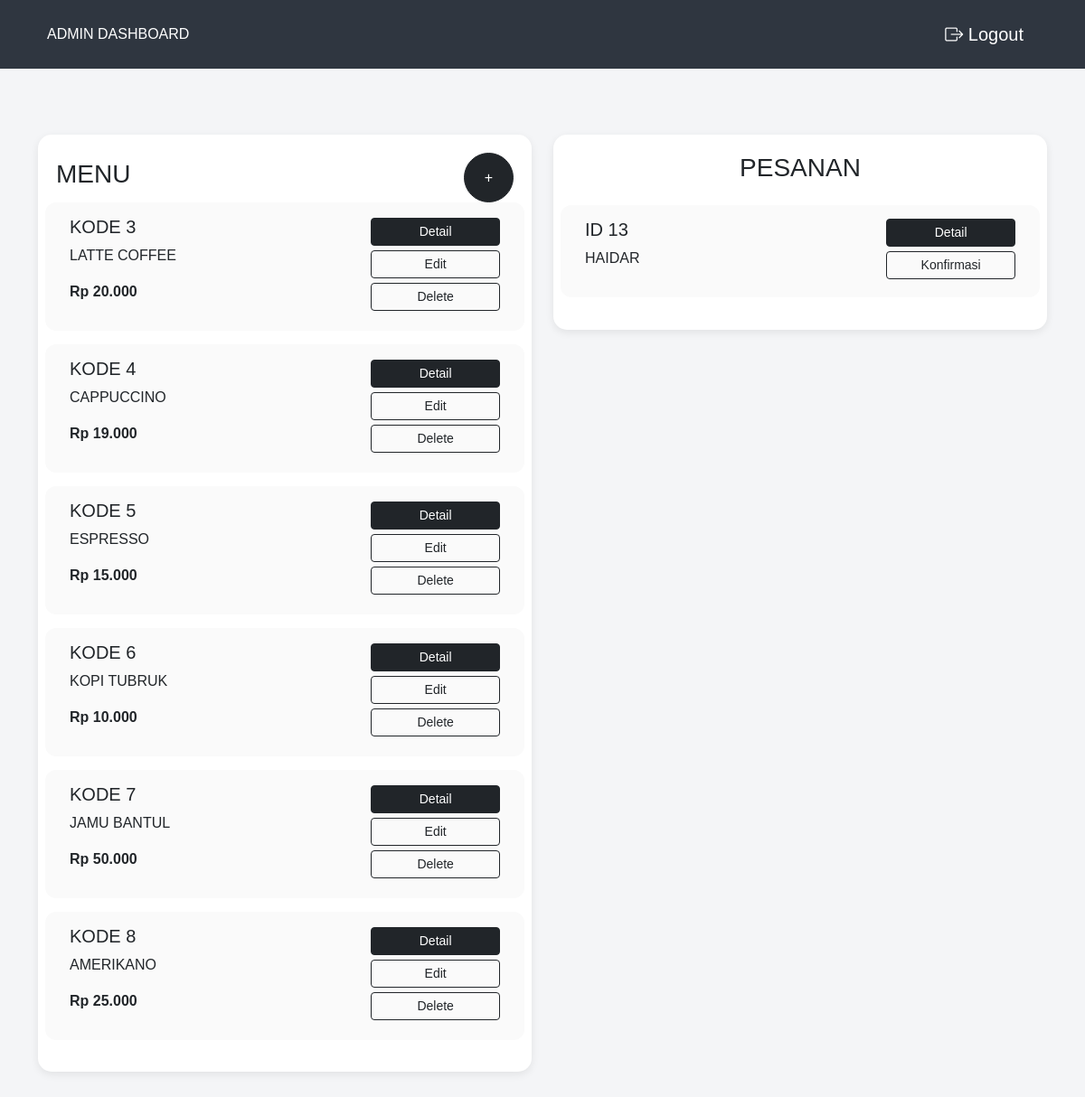
The page /admin/index.php (signed in) on the database its author committed.
### tables this page shows
CREATE TABLE `menu` (
  `idm` int(2) NOT NULL,
  `catalog` varchar(30) NOT NULL,
  `harga` varchar(30) NOT NULL,
  `keterangan` varchar(200) DEFAULT NULL
);

CREATE TABLE `pemesanan` (
  `id` int(5) NOT NULL,
  `namap` varchar(30) NOT NULL,
  `jumlah` int(2) NOT NULL,
  `catatan` varchar(100) DEFAULT NULL,
  `idm` int(11) NOT NULL,
  `status` enum('Pending','Selesai') DEFAULT 'Pending'
);

### admin/index.php (the view, shortened to what this page needs)
<?php
require_once __DIR__ . '/koneksi.php';
$menu = mysqli_query($konek, "SELECT * FROM menu");
$pesanan = mysqli_query($konek, "SELECT * FROM pemesanan WHERE status = 'Pending' ORDER BY id DESC");
?>
<!DOCTYPE html>
<html lang="id">
<head>
    <link href="https://cdn.jsdelivr.net/npm/bootstrap@5.3.3/dist/css/bootstrap.min.css" rel="stylesheet">
    <link rel="stylesheet" href="https://cdn.jsdelivr.net/npm/bootstrap-icons@1.11.3/font/bootstrap-icons.min.css">
    <link rel="stylesheet" href="style.css">
</head>
<body>
    <nav class="navbar navbar-expand-lg navbar-custom">
        <div class="container-fluid">
            <span class="text-white">ADMIN DASHBOARD</span>
            <a href="logout.php" class="navbar-brand text-white">
                <i class="bi bi-box-arrow-right"></i>
                Logout
            </a>
        </div>
    </nav>
    <div class="container my-5">
        <div class="row">
            <div class="col-md-6">
                <div class="box">
                    <div class="menu-title">
                        <h3>MENU</h3>
                        <a href="tambah_menu.php">
                            <button class="btn btn-dark btn-add">+</button>
                        </a>
                    </div>
                    <?php while ($row = mysqli_fetch_assoc($menu)) { ?>
                        <div class="row catalog-item align-items-center">
                            <div class="col-md-8">
                                <h5>KODE <?= $row['idm']; ?></h5>
                                <p><?= strtoupper($row['catalog']); ?></p>
                                <p class="price">Rp <?= number_format($row['harga'], 0, ',', '.'); ?></p>
                            </div>
                            <div class="col-md-4 action-btns">
                                <a href="detail_menu.php?id=<?= $row['idm']; ?>" class="btn btn-dark btn-sm">Detail</a>
                                <a href="edit_menu.php?id=<?= $row['idm']; ?>" class="btn btn-outline-dark btn-sm">Edit</a>
                                <a href="hapus_menu.php?id=<?= $row['idm']; ?>" class="btn btn-outline-dark btn-sm" onclick="return confirm('Yakin ingin menghapus data?')">Delete</a>
                            </div>
                        </div>
                    <?php } ?>
                </div>
            </div>
            <div class="col-md-6">
                <div class="box">
                    <h3 class="text-center mb-4">PESANAN</h3>
                    <?php if (mysqli_num_rows($pesanan) > 0) { ?>
                        <?php while ($row_pesanan = mysqli_fetch_assoc($pesanan)) { ?>
                            <div class="row order-item align-items-center mb-3">
                                <div class="col-md-8">
                                    <h5>ID <?= $row_pesanan['id']; ?></h5>
                                    <p><?= strtoupper($row_pesanan['namap']); ?></p>
                                </div>
                                <div class="col-md-4 action-btns">
                                    <a href="detail_pesanan.php?id=<?= $row_pesanan['id']; ?>" class="btn btn-dark btn-sm">Detail</a>
                                    <a href="konfirmasi_pesanan.php?id=<?= $row_pesanan['id']; ?>" class="btn btn-outline-dark btn-sm">Konfirmasi</a>
                                </div>
                            </div>
                        <?php } ?>
                    <?php } else { ?>
                        <div class="text-center text-muted py-4">Belum ada pesanan masuk.</div>
                    <?php } ?>
                </div>
            </div>
        </div>
    </div>
</body>
</html>

### admin/style.css (style rules this page uses)
body { background-color: #f4f5f7; font-family: Arial, sans-serif; }
.navbar-custom { background-color: #2f3640; padding: 18px 40px; }
.box { background: rgb(255, 255, 255); border-radius: 15px; padding: 20px; margin-top: 25px; box-shadow: 0 3px 10px rgba(0, 0, 0, 0.08); }
.catalog-item, .order-item { background-color: #fafafa; border-radius: 12px; padding: 15px; margin-bottom: 15px; }
.menu-title { display: flex; justify-content: space-between; align-items: center; }
.btn-add { width: 55px; height: 55px; border-radius: 50%; }
.action-btns button, .action-btns a { width: 100%; margin-bottom: 5px; }
.price { font-weight: bold; }

### rows shown on the page
menu: idm "3", catalog "LATTE COFFEE", harga "20.000"
menu: idm "4", catalog "CAPPUCCINO", harga "19.000"
menu: idm "5", catalog "ESPRESSO", harga "15.000"
menu: idm "6", catalog "KOPI TUBRUK", harga "10.000"
menu: idm "7", catalog "JAMU BANTUL", harga "50.000"
menu: idm "8", catalog "AMERIKANO", harga "25.000"
pemesanan: id "13", namap "HAIDAR"
